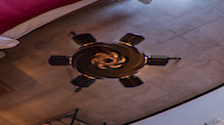
#> input picture ps/tripod.png, 224 x 125 px
$ python test9.py
#> lines starting #> are read from the running program, lines starting #| are printed output that depends on the picture
from skimage import img_as_float
import matplotlib.pyplot as plt
from skimage import io
import numpy as np
import numpy.matlib

file_name='tripod.png';
img=io.imread(file_name)
#> img is the input picture: shape (125, 224, 4); mean R, G, B, A 97.8, 73.6, 76.2, 255

img = img_as_float(img)

img_out = img.copy()

row, col, channel = img.shape
#> row = 125; col = 224; channel = 4

xx = np.arange (col)
#> xx = 224 values from 0 to 223
yy = np.arange (row)
#> yy = 125 values from 0 to 124

x_mask = numpy.matlib.repmat (xx, row, 1)
y_mask = numpy.matlib.repmat (yy, col, 1)
y_mask = np.transpose(y_mask)

center_y = (row -1) / 2.0
#> center_y = 62
center_x = (col -1) / 2.0
#> center_x = 111.5

R = np.sqrt((x_mask - center_x) **2 + (y_mask - center_y) ** 2)

angle = np.arctan2(y_mask - center_y , x_mask - center_x)

Num = 20
arr = np.arange(Num)

for i in range (row):
    for j in range (col):

        R_arr = R[i, j] - arr
        R_arr[R_arr < 0] = 0

        new_x = R_arr * np.cos(angle[i,j]) + center_x
        new_y = R_arr * np.sin(angle[i,j]) + center_y

        int_x = new_x.astype(int)
        int_y = new_y.astype(int)

        int_x[int_x > col-1] = col - 1
        int_x[int_x < 0] = 0
        int_y[int_y < 0] = 0
        int_y[int_y > row -1] = row -1

        img_out[i,j,0] = img[int_y, int_x, 0].sum()/Num
        img_out[i,j,1] = img[int_y, int_x, 1].sum()/Num
        img_out[i,j,2] = img[int_y, int_x, 2].sum()/Num
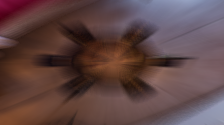
#> img_out: shape (125, 224, 4) float64; mean R, G, B, A 0.375, 0.276, 0.276, 1


plt.figure(1)
plt.imshow(img)
plt.axis('off')

plt.figure(2)
plt.imshow(img_out)
plt.axis('off')

plt.show()
